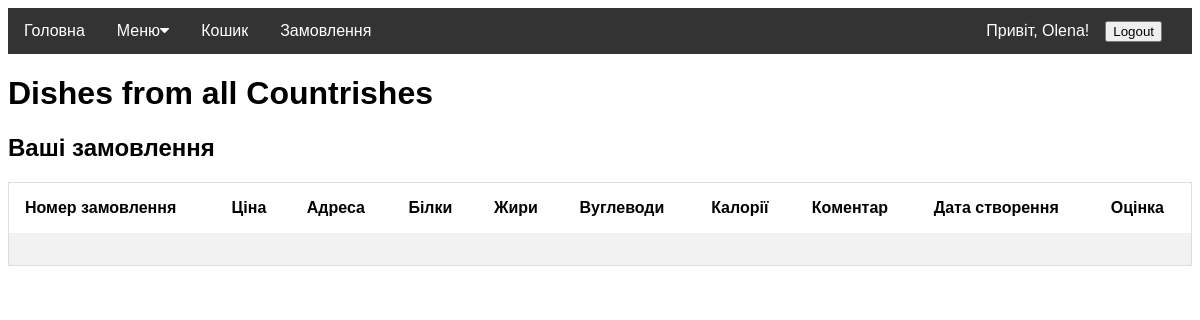
Before: /user/orders/14 (signed in) with the older database file.
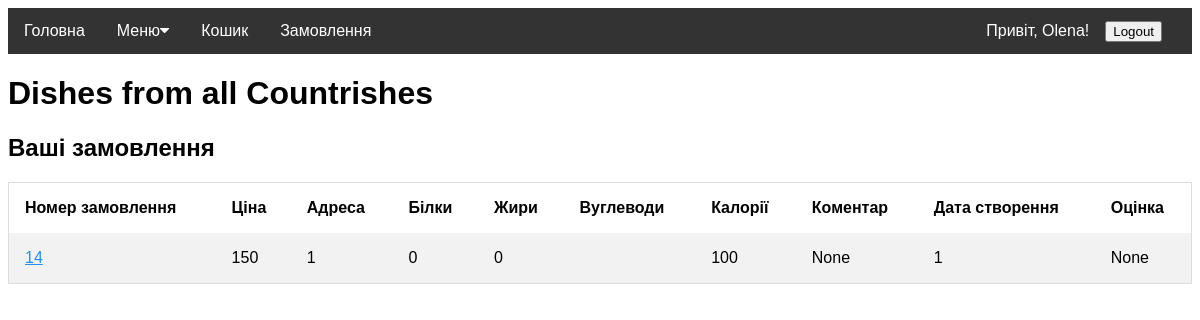
After: the same page with the newer database file.
### models.py (models this page shows, shortened)
class Order(Base):
    __tablename__ = 'Orders'
    id = Column(Integer, primary_key=True)
    user = Column(Integer, ForeignKey('Users.id'))
    address = Column(Integer, ForeignKey('Addresses.id'))
    price = Column(Integer)
    protein = Column(Integer)
    fat = Column(Integer)
    carbs = Column(Integer)
    ccal = Column(Integer)
    comment = Column(String(350))
    created_at = Column(Integer)
    rate = Column(Integer)
    status = Column(Integer, ForeignKey('Statuses.id'))
    ordered_dishes = relationship('Ordered_dish', back_populates='order_info')

### app.py (the view)
@app.route('/user/orders/<id>', methods=['GET'])
def get_order_from_history(id):
    if session.get('id'):
        order = database.db_session.query(models.Order).where((models.User.id == session['id'])
                                                              & (models.Order.id == id)).one_or_none()
        return render_template('order.html', order=order, user=session)
    return app.redirect("/user/login", code=302)

### templates/order.html
{% extends 'base.html' %}
{% block content %}
    <h2>Ваші замовлення</h2>
    <table>
        <tr>
            <th>Номер замовлення</th>
            <th>Ціна</th>
            <th>Адреса</th>
            <th>Білки</th>
            <th>Жири</th>
            <th>Вуглеводи</th>
            <th>Калорії</th>
            <th>Коментар</th>
            <th>Дата створення</th>
            <th>Оцінка</th>
        </tr>
            <tr>
                <td><a href={{ url_for("get_order_from_history", id=order.id) }}> {{ order.id }}</a></td>
                <td>{{ order.price }}</td>
                <td>{{ order.address }}</td>
                <td>{{ order.protein }}</td>
                <td>{{ order.fat }}</td>
                <td>{{ order.carbs}}</td>
                <td>{{ order.ccal }}</td>
                <td>{{ order.comment }}</td>
                <td>{{ order.created_at }}</td>
                <td>{{ order.rate }}</td>
            </tr>
    </table>
{% endblock %}

Changed rows visible on the page:
added Order: id "14", price "150", address "1", protein "0", fat "0", ccal "100", comment "None", created_at "1", rate "None"
